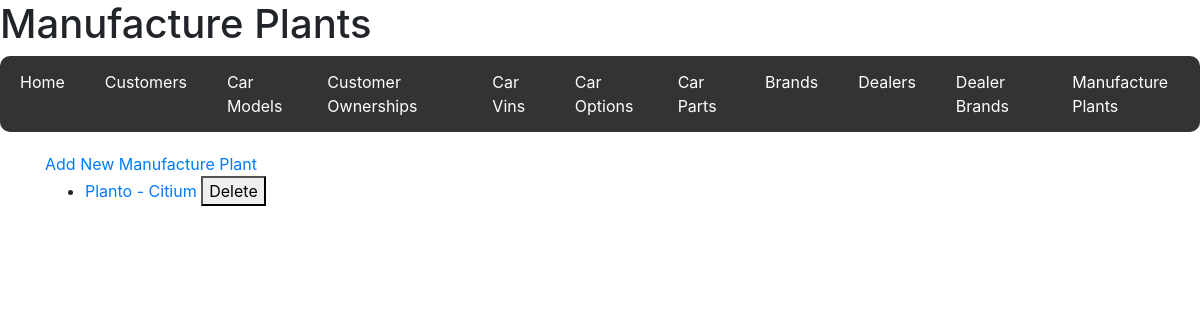
The app's page /manufacture_plants, older data.
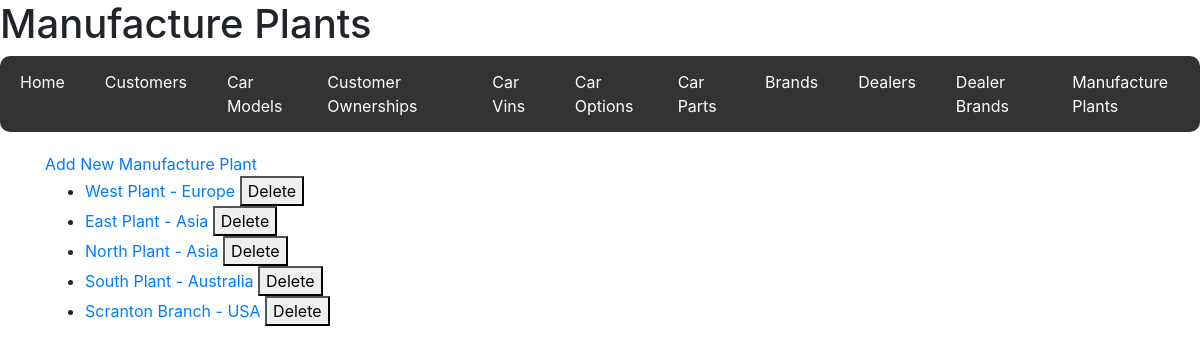
The same page, newer data.
### code/models.py (models this page shows)
class ManufacturePlant(db.Model):
    __tablename__ = "Manufacture_Plant"
    manufacture_plant_id = db.Column(db.Integer, primary_key=True)
    plant_name = db.Column(db.String(50))
    plant_type = db.Column(db.String(7))
    plant_location = db.Column(db.String(100))
    company_owned = db.Column(db.Boolean)
    car_vins = db.relationship("CarVin", back_populates="manufacture_plant")

### code/routes/manufacture_plants.py (the view, shortened to what this page needs)
@manufactureplants_bp.route("/manufacture_plants", methods=["GET", "POST"])
def manufacture_plants():
    manufacture_plants = ManufacturePlant.query.all()
    return render_template(
        "manufacture_plants.html", manufacture_plants=manufacture_plants
    )

### code/templates/manufacture_plants.html
{% extends 'base.html' %} {% block title %}Manufacture Plants{% endblock %} {%
block header %}
<h1>Manufacture Plants</h1>
{% endblock %} {% block content %}
<a href="{{ url_for('manufactureplants.new_manufacture_plant') }}"
  >Add New Manufacture Plant</a
>
<ul>
  {% for plant in manufacture_plants %}
  <li>
    <a
      href="{{ url_for('manufactureplants.view_manufacture_plant', manufacture_plant_id=plant.manufacture_plant_id) }}"
    >
      {{ plant.plant_name }} - {{ plant.plant_location }}
    </a>
    <form
      action="{{ url_for('manufactureplants.delete_manufacture_plant', manufacture_plant_id=plant.manufacture_plant_id) }}"
      method="POST"
      style="display: inline"
    >
      <button type="submit">Delete</button>
    </form>
  </li>
  {% endfor %}
</ul>
{% endblock %}

Row changes from the older to the newer data that the page shows:
changed ManufacturePlant: plant_name "Planto" → "West Plant"; plant_location "Citium" → "Europe"
added ManufacturePlant: plant_name "East Plant", plant_location "Asia"
added ManufacturePlant: plant_name "North Plant", plant_location "Asia"
added ManufacturePlant: plant_name "South Plant", plant_location "Australia"
added ManufacturePlant: plant_name "Scranton Branch", plant_location "USA"
